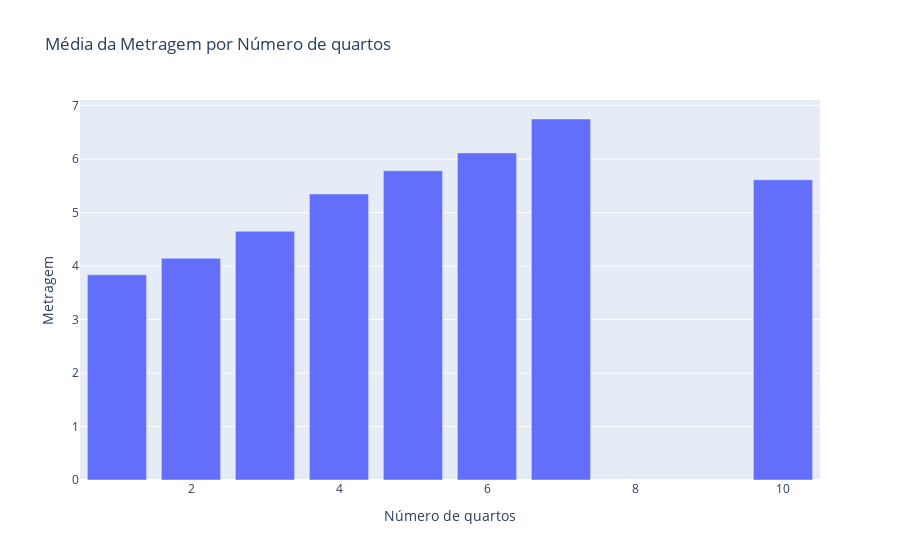

Notebook code for this chart:
### Code cell
media_metragem_por_quartos = df.groupby('N_Quartos')['Metragem_log'].mean().reset_index()

fig = px.bar(media_metragem_por_quartos, x='N_Quartos', y = 'Metragem_log',
             title='Média da Metragem por Número de quartos',
             labels = {'N_Quartos' : 'Número de quartos', 'Metragem_log' : 'Metragem'})
fig.show()

### Figure 1 — Plotly figure (JSON) as saved in the notebook; plotly's stock layout.template omitted (floating-point values rounded to 4 significant figures)
{"data": [{"hovertemplate": "Número de quartos=%{x}<br>Metragem=%{y}<extra></extra>", "legendgroup": "", "marker": {"color": "#636efa", "pattern": {"shape": ""}}, "name": "", "orientation": "v", "showlegend": false, "textposition": "auto", "type": "bar", "x": [1, 2, 3, 4, 5, 6, 7, 10], "xaxis": "x", "y": [3.838, 4.145, 4.65, 5.348, 5.782, 6.115, 6.749, 5.613], "yaxis": "y"}], "layout": {"barmode": "relative", "legend": {"tracegroupgap": 0}, "title": {"text": "Média da Metragem por Número de quartos"}, "xaxis": {"anchor": "y", "domain": [0, 1], "title": {"text": "Número de quartos"}}, "yaxis": {"anchor": "x", "domain": [0, 1], "title": {"text": "Metragem"}}}}
